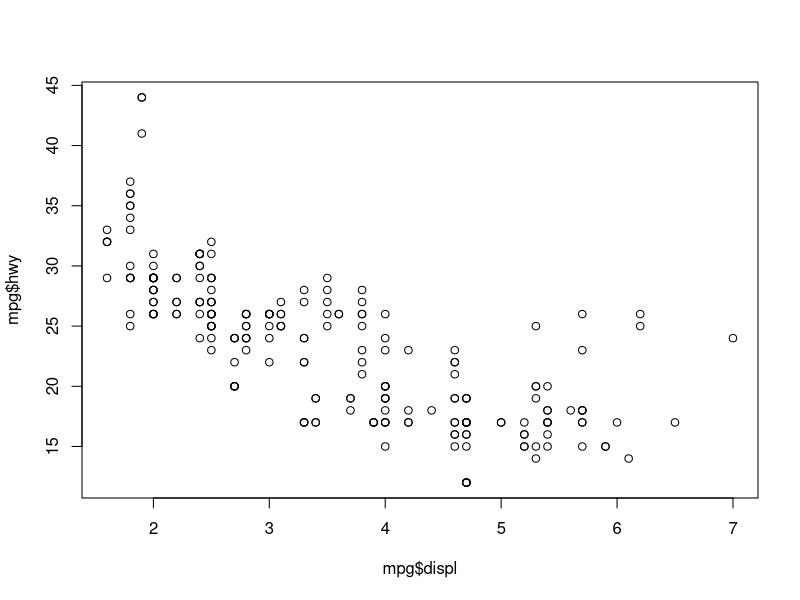
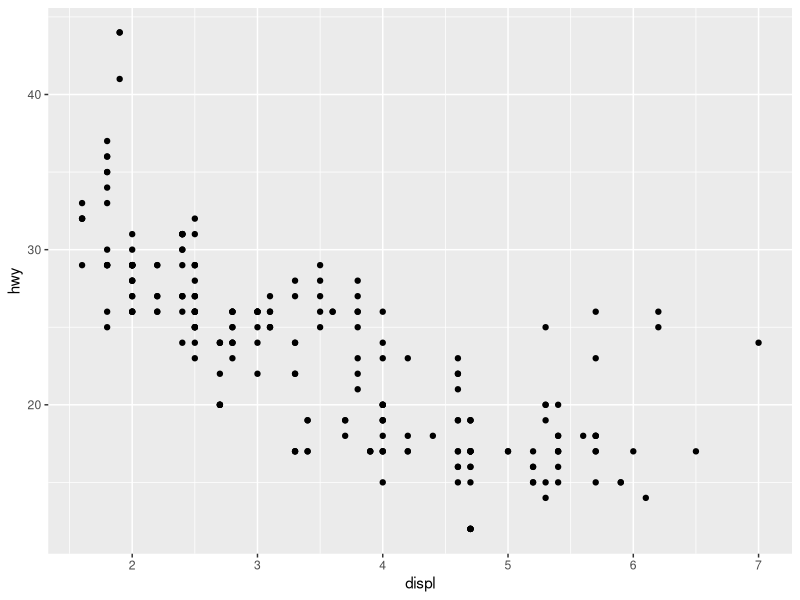
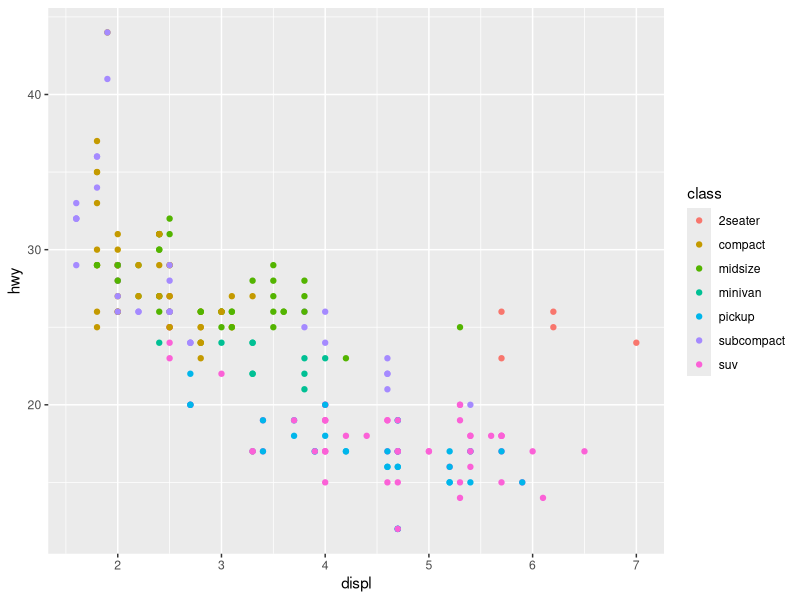
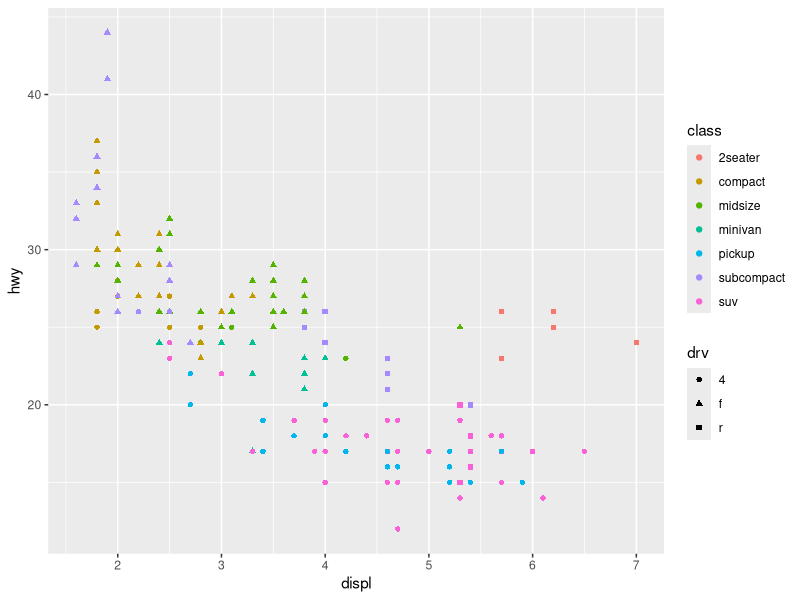
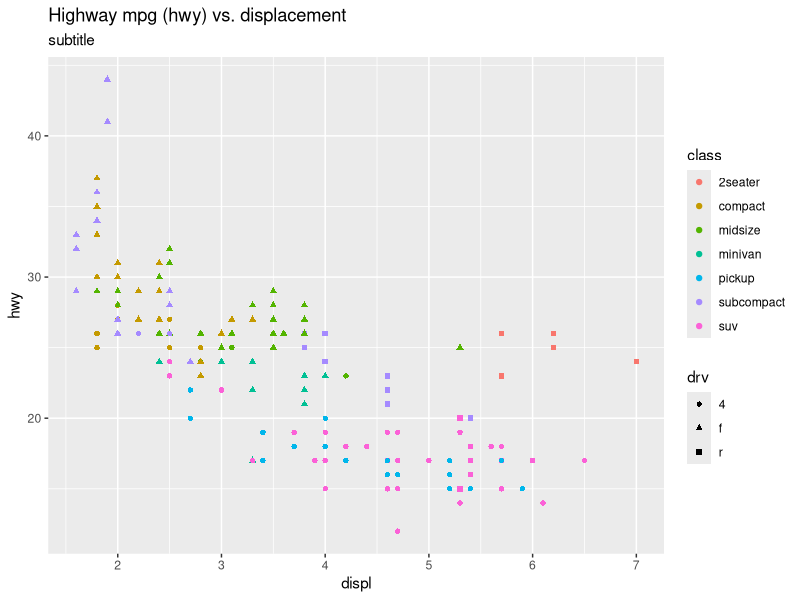
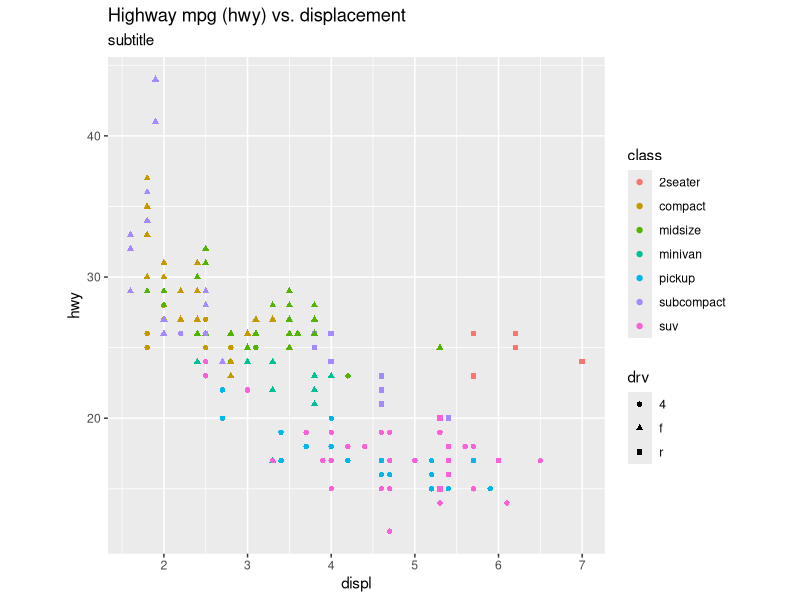
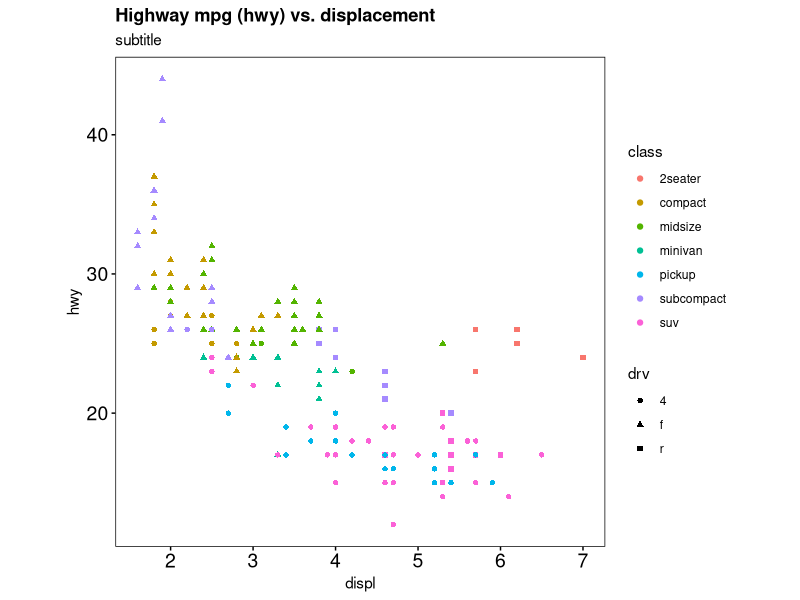
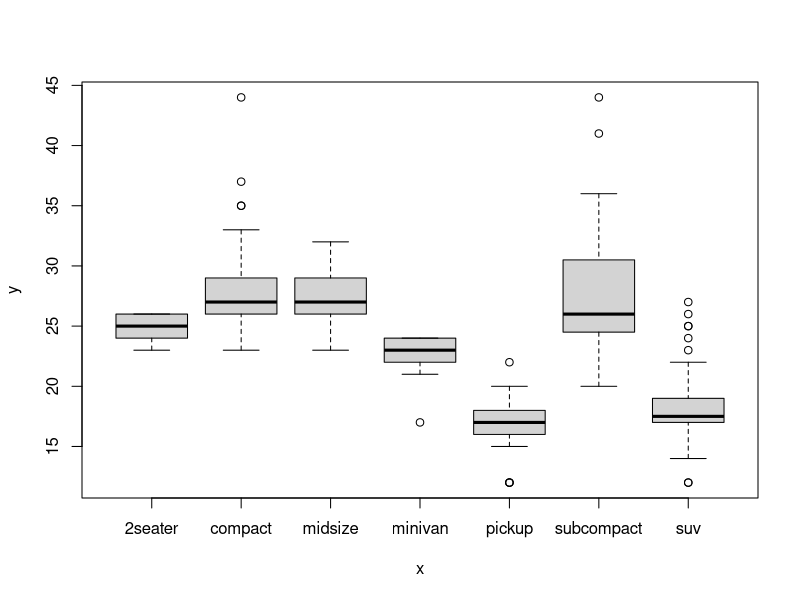

Write R code to recreate these figures, in order.
################################################
# Title: Exploratory Exploratory Data Analysis exercise
# Project: Introduction to Exploratory Data Analysis
################################################
# Script original author: Matthew Galbraith
# version: 0.1  Date: 07_10_2025
################################################
# Change Log:
# v0.1
# Initial version
#


# 0 General Setup -----
# RUN FIRST TIME
# renv::init()
## 0.1 Load required libraries ----
library("tidyverse") # data wrangling and ggplot2
library("ggforce") # sina plots etc 
library("skimr") # data summary and validation
library("here")
#
out_file_prefix <- "intro_exploratory_data_analysis_v0.1_"
#


# 1 Built-in datasets for testing / practicing ----
?mtcars
mtcars
# what type of object is mtcars?

?iris
iris
# what type of object is iris?

?trees
trees
# what type of object is iris?

?mpg
mpg
# what type of object is mpg?


# 2 Convert between data.frames and tibbles ----
## 2.1 data.frame to tibble ± rownames ----
mtcars |> as_tibble()
mtcars |> as_tibble(rownames = "car")
mtcars_tbl <- rownames_to_column(mtcars, var = "car") %>% as_tibble()

iris |> as_tibble()

## 2.2 tibble to data.frame ± rownames ----
mtcars_tbl |> as.data.frame()
mtcars_tbl |> column_to_rownames(var = "car") %>% head()

mpg |> rowid_to_column() |> head()
#


# 3 Review syntax for selection ----
# see also https://rstudio.github.io/cheatsheets/syntax.pdf

## 3.1 Base R 'dollar' syntax ----
mtcars$mpg

## 3.2 Base R 'square backets' extraction operator ----
mtcars[1]
mtcars["mpg"]

# [rows, cols]
mtcars[,1]
# using a range
mtcars[1:10,1]
# using name
mtcars[,"mpg"]

# subset/filter by a condition
mtcars[mtcars$mpg > 30, ]
mtcars[mtcars$cyl == 4, ]


## 3.3 Tidyverse syntax for selection ----
mtcars |> pull(1)
mtcars |> pull(mpg)

mtcars_tbl |> pull(2)
mtcars_tbl |> pull(mpg)

mtcars |> select(mpg) |> head(n = 10)
mtcars_tbl |> select(car, mpg)

# subset/filter by a condition
mtcars_tbl |> filter(mpg > 30)
mtcars_tbl |> filter(cyl == 4)


# 4 Exploratory data analysis ----

## 4.1 Summary statistics using Base R vs. Tidyverse ----

# one continuous variable
mean(mtcars$mpg)
mtcars_tbl |> dplyr::summarize(mean(mpg))
mtcars_tbl |> dplyr::summarize(mean_mpg = mean(mpg)) # better to name new variables

# one categorical variable
table(mtcars$cyl) # no labels!
mtcars_tbl |> 
  dplyr::group_by(cyl) |> 
  dplyr::summarize(n = n())
mtcars_tbl |> 
  dplyr::count(cyl) # even simpler

# two categorical variables
table(mtcars$cyl, mtcars$am)
mtcars_tbl |> 
  dplyr::group_by(cyl, am) |> 
  dplyr::summarize(n = n())
mtcars_tbl |> 
  dplyr::count(cyl, am)

# one continuous, one categorical
mean(mtcars$mpg[mtcars$cyl==4])
mean(mtcars$mpg[mtcars$cyl==6])
mean(mtcars$mpg[mtcars$cyl==8])

mtcars_tbl |> 
  dplyr::group_by(cyl) |> 
  dplyr::summarize(mean_mpg = mean(mpg))

# summarize multiple variables all at once
mtcars_tbl |> 
  dplyr::group_by(cyl) |> 
  dplyr::summarize(
    mean_mpg = mean(mpg),
    mean_disp = mean(disp)
    )

mtcars_tbl |> summary()

mtcars_tbl |> skimr::skim()

# add groups
mtcars_tbl |> 
  dplyr::group_by(cyl) |> 
  skimr::skim()


## 4.2 Data visualization using Base R vs. Tidyverse ----

### 4.2.1 Two continuous variables - scatter plot ----
# Base R
plot(mpg$displ, mpg$hwy)

# ggplot
mpg |> 
  ggplot(aes(displ, hwy)) +
  geom_point()

# add a third variable
mpg |> 
  ggplot(aes(displ, hwy, color = class)) +
  geom_point()

# add a fourth variable
mpg |> 
  ggplot(aes(displ, hwy, color = class, shape = drv)) +
  geom_point()

# add a title / subtitle
mpg |> 
  ggplot(aes(displ, hwy, color = class, shape = drv)) +
  geom_point() +
  labs(
    title = "Highway mpg (hwy) vs. displacement",
    subtitle = "subtitle"
  )

# make the plot look nicer
mpg |> 
  ggplot(aes(displ, hwy, color = class, shape = drv)) +
  geom_point() +
  labs(
    title = "Highway mpg (hwy) vs. displacement",
    subtitle = "subtitle"
  ) +
  theme(aspect.ratio = 1)

mpg |> 
  ggplot(aes(displ, hwy, color = class, shape = drv)) +
  geom_point() +
  labs(
    title = "Highway mpg (hwy) vs. displacement",
    subtitle = "subtitle"
  ) +
  theme(
    aspect.ratio = 1,
    panel.border=element_rect(colour="black", fill="transparent"),
    plot.title=element_text(face="bold", hjust=0),
    axis.text=element_text(color="black", size=14),
    axis.text.x=element_text(angle=0, hjust=0.5),
    axis.ticks = element_line(color = "black"), # make sure tick marks are black
    panel.background=element_blank(),
    panel.grid=element_blank(),
    plot.background=element_blank(),
    strip.background = element_blank(), # facet label borders
    legend.key=element_blank(), legend.background=element_blank() # remove grey bg from legend
  )

# save the plot as PNG
ggsave(filename = here("plots", paste0(out_file_prefix, "mpg_scatter", ".png")), width = 7, height = 5, units = "in")
# save the plot as PDF
ggsave(filename = here("plots", paste0(out_file_prefix, "mpg_scatter", ".pdf")), device = cairo_pdf, width = 7, height = 5, units = "in")


### 4.2.2 Categorical vs. continuous variable - box + sina plots ----
# Base R
plot(as.factor(mpg$class), mpg$hwy)

# ggplot
# Setting and modifying default theme for plots
theme_set(theme_gray(base_size=12, base_family="Arial") +
            theme(
              panel.border=element_rect(colour="black", fill="transparent"),
              plot.title=element_text(face="bold", hjust=0),
              axis.text=element_text(color="black", size=14),
              axis.text.x=element_text(angle=0, hjust=0.5),
              axis.ticks = element_line(color = "black"), # make sure tick marks are black
              panel.background=element_blank(),
              panel.grid=element_blank(),
              plot.background=element_blank(),
              strip.background = element_blank(), # facet label borders
              legend.key=element_blank(), legend.background=element_blank() # remove grey bg from legend
            )
)

# Box plot
mpg %>% 
  ggplot(aes(class, hwy)) +
  geom_boxplot() +
  labs(title = "Highway mpg (hwy) vs. class")

# Sina + boxes
mpg %>% 
  ggplot(aes(class, hwy)) +
  ggforce::geom_sina() +
  geom_boxplot(
    notch=TRUE, varwidth=FALSE, outlier.shape=NA, coef=FALSE,  width=0.3, color="black",  fill="transparent", size=0.75
  ) +
  labs(title = "Highway mpg (hwy) vs. class")

# add color
mpg %>% 
  ggplot(aes(class, hwy, color = class)) +
  ggforce::geom_sina() +
  geom_boxplot(
    notch=TRUE, varwidth=FALSE, outlier.shape=NA, coef=FALSE,  width=0.3, color="black",  fill="transparent", size=0.75
  ) +
  labs(title = "Highway mpg (hwy) vs. class")

# arrange by means
mpg %>% 
  mutate(mean = mean(hwy), .by = class) %>% 
  arrange(mean) %>%
  mutate(class = fct_inorder(class)) %>% # control plotting order
  ggplot(aes(class, hwy, color = class)) +
  ggforce::geom_sina() +
  geom_boxplot(
    notch=TRUE, varwidth=FALSE, outlier.shape=NA, coef=FALSE,  width=0.3, color="black",  fill="transparent", size=0.75
  ) +
  labs(title = "Highway mpg (hwy) vs. class")

# save the plot
ggsave(filename = here("plots", paste0(out_file_prefix, "mpg_sina_plot", ".pdf")), device = cairo_pdf, width = 10, height = 5, units = "in")




# 5 Defining functions ----
# think about moving these functions to a 'helper_functions.R' script (see https://github.com/DS3-Course/DS3_2026/Rproject_template for example)
# function_name <- function(arg1, arg2) { use arg inputs to do something here }

# basic scatter plot function
scatter_plot <- function(tbl) {
  tbl |> 
    ggplot(aes(displ, hwy, color = class, shape = drv)) +
    geom_point() +
    theme(
      aspect.ratio = 1,
      panel.border=element_rect(colour="black", fill="transparent"),
      plot.title=element_text(face="bold", hjust=0),
      axis.text=element_text(color="black", size=14),
      axis.text.x=element_text(angle=0, hjust=0.5),
      axis.ticks = element_line(color = "black"), # make sure tick marks are black
      panel.background=element_blank(),
      panel.grid=element_blank(),
      plot.background=element_blank(),
      strip.background = element_blank(), # facet label borders
      legend.key=element_blank(), legend.background=element_blank() # remove grey bg from legend
    )
}

# use the function to make the plot
scatter_plot(mpg)
mpg |> scatter_plot()


# improved scatter plot function
scatter_plot2 <- function(tbl, x_var, y_var, color_var, shape_var) {
  tbl |> 
    ggplot(aes(
     x = !!enquo(x_var),
     y = !!enquo(y_var),,
     color = !!enquo(color_var), 
     shape = !!enquo(shape_var)
    )) +
    geom_point() +
    theme(
      aspect.ratio = 1,
      panel.border=element_rect(colour="black", fill="transparent"),
      plot.title=element_text(face="bold", hjust=0),
      axis.text=element_text(color="black", size=14),
      axis.text.x=element_text(angle=0, hjust=0.5),
      axis.ticks = element_line(color = "black"), # make sure tick marks are black
      panel.background=element_blank(),
      panel.grid=element_blank(),
      plot.background=element_blank(),
      strip.background = element_blank(), # facet label borders
      legend.key=element_blank(), legend.background=element_blank() # remove grey bg from legend
    )
}

# use the function to make the plot
mpg |> 
  scatter_plot2(
    x_var = displ,
    y_var = hwy,
    color_var = class,
    shape_var = drv
  ) +
  labs(title = "Highway mpg (hwy) vs. displacement")

# change the variables
mpg |> 
  scatter_plot2(
    x_var = hwy,
    y_var = displ,
    color_var = class,
    shape_var = drv
  ) +
  labs(title = "Displacement vs Highway mpg (hwy)")
